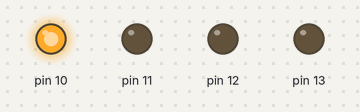
This sketch was run on a simulated Arduino Uno, built with avr-gcc and run on an emulated ATmega328P. Parts: output pins drawn as LEDs (lit = HIGH).

Above: at 0.2 s.
At 1.2 s:
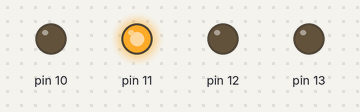
At 2.2 s:
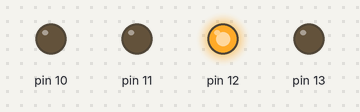
At 3.2 s:
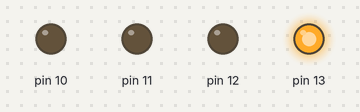
At 4.7 s:
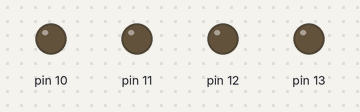
Timing chart, 0 to 5.2 s (numbered marks = the images above):
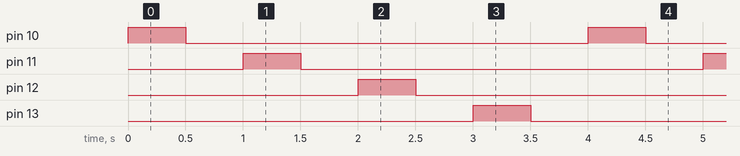

The sketch:

Blink_multiple.ino
```cpp
void setup() {
         pinMode( 13, OUTPUT) ;
         pinMode( 12, OUTPUT) ;
         pinMode( 11, OUTPUT) ;
         pinMode( 10, OUTPUT) ;
}

void loop() {
  int i = 0 ; // Inicializamos la variable i como un entero

  for ( i = 10 ; i < 14 ; i++) {
    digitalWrite( i , HIGH) ;
    delay (500) ;
    digitalWrite( i , LOW);
    delay (500) ;
    }
}
```

Measured:
- by itself, pin 10–13: alternates HIGH for 0.50 s and LOW for 3.5 s
- by itself, everything shown: repeats every 4.0 s, in 8 steps
